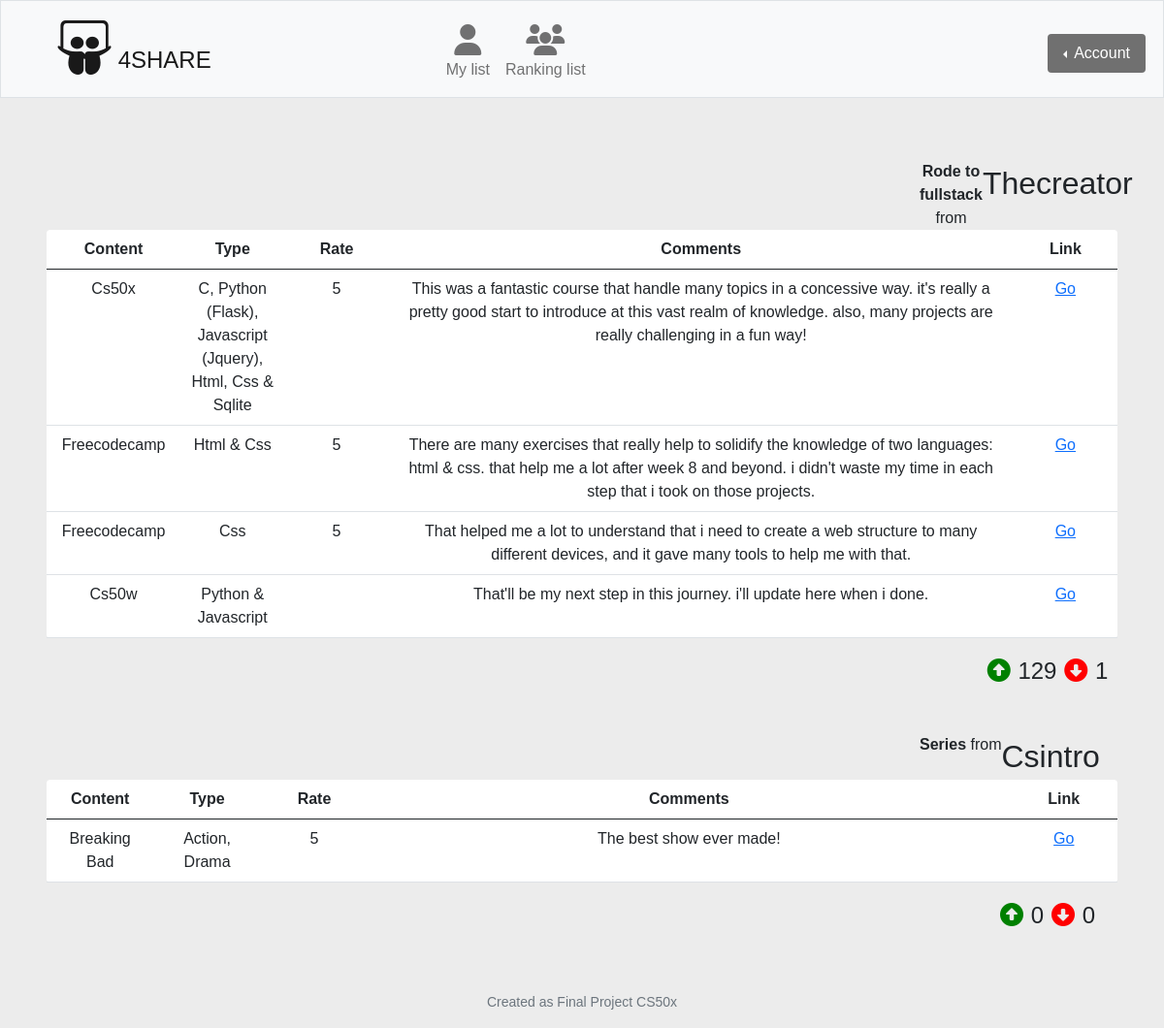
The page /ranking (signed in) on the database its author committed.
### tables this page shows
CREATE TABLE data_user (id_user, id_table INTEGER PRIMARY KEY AUTOINCREMENT NOT NULL, table_name TEXT NOT NULL, content TEXT NOT NULL, type TEXT, rate INTEGER, comment TEXT, link TEXT, bool_ranking INTEGER DEFAULT 0, FOREIGN KEY(id_user) REFERENCES users(id));

CREATE TABLE users (id INTEGER PRIMARY KEY AUTOINCREMENT NOT NULL, user TEXT NOT NULL, hash TEXT NOT NULL);

### app.py (the view)
@app.route("/ranking")
def ranking():
    diff_tables = db.execute("SELECT DISTINCT id_user FROM data_user WHERE bool_ranking = 1")
    data_list = []
    for row in diff_tables:
        data_table = db.execute("SELECT * FROM data_user WHERE id_user = ? AND bool_ranking = 1", row["id_user"])
        data_user = db.execute("SELECT * FROM users WHERE id = ?", data_table[0]["id_user"])
        if not db.execute("SELECT * FROM vote_table WHERE id_owner = ? AND table_name = ?", data_table[0]["id_user"], data_table[0]["table_name"]):
            data_vote = [{"upvote": 0, "downvote": 0}]
        else:
            data_vote =  db.execute("SELECT * FROM vote_table WHERE id_owner = ? AND table_name = ?", data_table[0]["id_user"], data_table[0]["table_name"])
        data_dictionary = {"table_data": data_table,
                            "title": data_table[0]["table_name"],
                            "owner": data_user[0]["user"],
                            "id": data_user[0]["id"],
                            "upvote": data_vote[0]["upvote"],
                            "downvote": data_vote[0]["downvote"]}
        data_list.append(data_dictionary)
    return render_template("ranking.html", data=data_list)

### app.py (called while the page is built)
@app.after_request
def after_request(response):
    response.headers["Cache-Control"] = "no-cache, no-store, must-revalidate"
    response.headers["Expires"] = 0
    response.headers["Pragma"] = "no-cache"
    return response

### templates/ranking.html (shortened to what this page needs)
{% extends "layout.html" %}
{% block main %}
    {% if data %}
        {% for module in data %}
            <div class="d-flex mt-5" style="margin-left: 75vw;"><span class="titleR"><span class="bold">{{ module["title"] | capitalize }}</span> from </span><span class="nameR">{{ module["owner"] | capitalize }}</span></div>
            <div class="content">
                <table class="table rounded">
                    <thead>
                        <tr>
                            <th scope="col" class="col-1">Content</th>
                            <th scope="col" class="col-1">Type</th>
                            <th scope="col" class="col-1">Rate</th>
                            <th scope="col" class="col-6">Comments</th>
                            <th scope="col" class="col-1">Link</th>
                        </tr>
                    </thead>
                    <tbody>
                        {% for row in module["table_data"] %}
                            <tr>
                                <td class="align-top">{{ row.content | title }}</td>
                                <td class="align-top">{{ row.type | title }}</td>
                                <td class="align-top">{{ row.rate }}</td>
                                <td class="align-top">{{ row.comment | capitalize }}</td>
                                <td class="align-top"><a target="_blank" href="{{ row.link }}">{% if row.link == "" %}{% else %}Go{% endif %}</a></td>
                            </tr>
                        {% endfor %}
                    </tbody>
                </table>
                <div class="mt-1 mb-5" style="margin-left: 80vw;">
                    <h3>
                        <a href="/voteSystem?action=1&table_name={{ module['title'] }}&owner_id={{ module['id'] }}">
                            <i class="fa-solid fa-circle-up" style="color:green; font-size: 1.5rem;"></i></a>
                        <span style="font-size: 1.5rem;">{{ module["upvote"] }}</span>
                        <a href="/voteSystem?action=-1&table_name={{ module['title'] }}&owner_id={{ module['id'] }}">
                            <i class="fa-solid fa-circle-down" style="color:red; font-size: 1.5rem;"></i></a>
                        <span style="font-size: 1.5rem;">{{ module["downvote"] }}</span>
                    </h3>
                </div>
            </div>
        {% endfor %}
    {% endif %}
{% endblock %}

### static/styles.css (style rules this page uses)
:root { --bMainColor: #ececec; --colorErrorBack: #d0d0d0; --colorErrorBorder: #707070; --colorErrorLetter: black; }
* { font-family: cambria, arial; }
html, main, footer { background-color: var(--bMainColor); }
table { background-color: white; }
.titleR { font-size: 1rem; }
.nameR { font-size: 2rem; }
.bold { font-weight: bold; }

### rows shown on the page
data_user: title "Rode to fullstack", content "Cs50x", type "C, Python (Flask), Javascript (Jquery), Html, Css & Sqlite", rate "5", comment "This was a fantastic course that handle many topics in a concessive way. it's really a pretty good start to introduce at this vast realm of knowledge. also, many projects are really challenging in a fun way!", shows "Go"
users: owner "Thecreator"
data_user: content "Freecodecamp", type "Html & Css", rate "5", comment "There are many exercises that really help to solidify the knowledge of two languages: html & css. that help me a lot after week 8 and beyond. i didn't waste my time in each step that i took on those projects.", shows "Go"
data_user: content "Freecodecamp", type "Css", rate "5", comment "That helped me a lot to understand that i need to create a web structure to many different devices, and it gave many tools to help me with that.", shows "Go"
data_user: content "Cs50w", type "Python & Javascript", comment "That'll be my next step in this journey. i'll update here when i done.", shows "Go"
data_user: title "Series", content "Breaking Bad", type "Action, Drama", rate "5", comment "The best show ever made!", shows "Go"
users: owner "Csintro"

### other values the page prints
{{ module["upvote"] }} "129" "0"
{{ module["downvote"] }} "1" "0"
